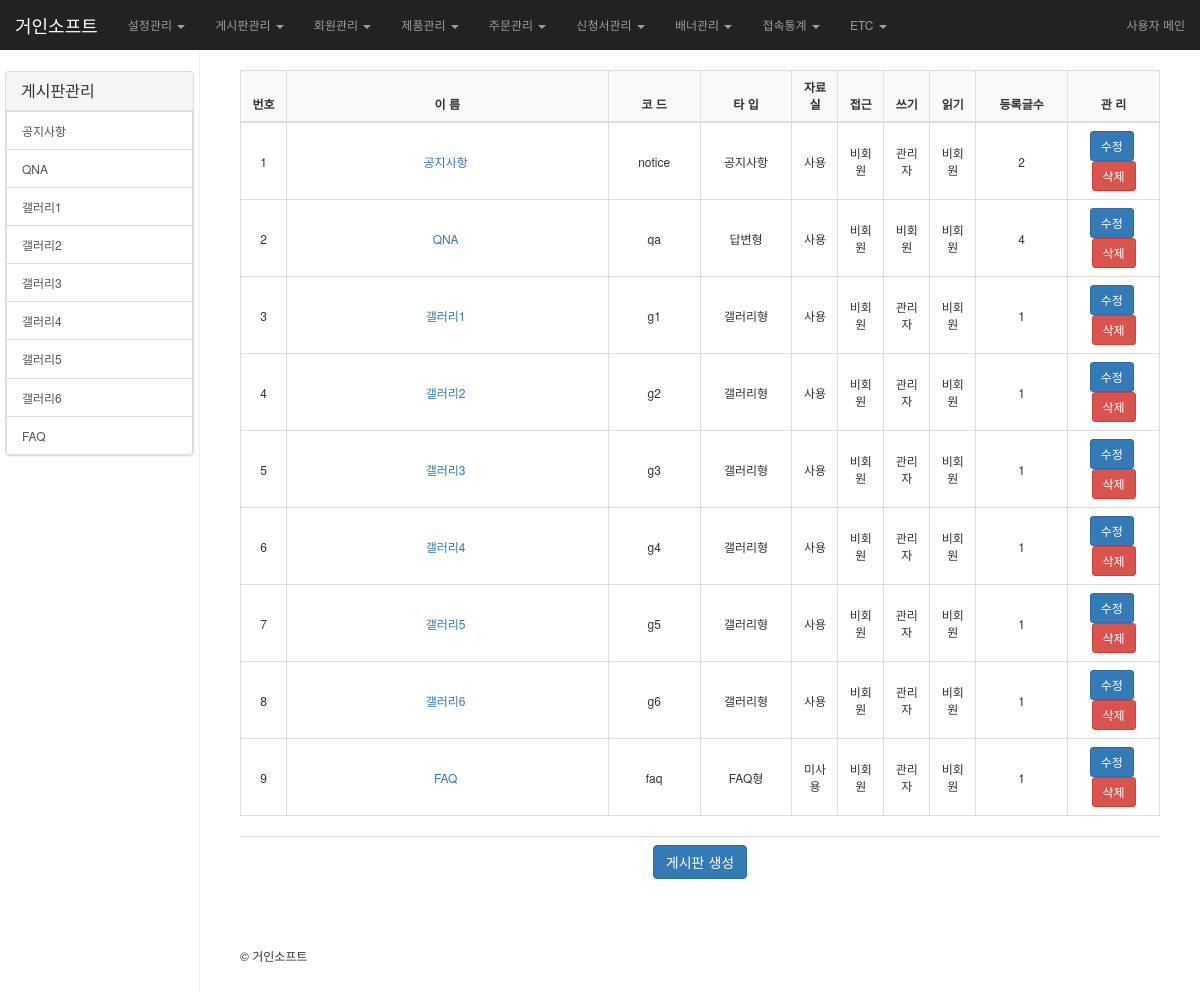
The app's page /gsadmin/bbs/bbs_admin.php (signed in) with its own data.
### tables this page shows
CREATE TABLE IF NOT EXISTS `cs_admin` (
  `idx` int(10) unsigned NOT NULL AUTO_INCREMENT,
  `admin_userid` varchar(30) NOT NULL DEFAULT '',
  `admin_passwd` varchar(30) NOT NULL DEFAULT '',
  `shop_email` varchar(200) NOT NULL DEFAULT '',
  `shop_name` varchar(100) NOT NULL DEFAULT '',
  `shop_domain` varchar(200) NOT NULL DEFAULT '',
  `shop_ceo` varchar(30) NOT NULL DEFAULT '',
  `shop_num` varchar(30) NOT NULL DEFAULT '',
  `shop_tel` varchar(30) NOT NULL,
  `shop_tel2` varchar(30) NOT NULL DEFAULT '',
  `shop_fax` varchar(30) NOT NULL DEFAULT '',
  `shop_phone` varchar(30) NOT NULL DEFAULT '',
  `shop_address` varchar(200) NOT NULL DEFAULT '',
  `shop_license` varchar(100) NOT NULL,
  `pg_company` varchar(30) NOT NULL DEFAULT '',
  `pg_id` varchar(30) NOT NULL DEFAULT '',
  `bank_0_1` varchar(20) NOT NULL DEFAULT '',
  `bank_0_2` varchar(20) NOT NULL DEFAULT '',
  `bank_0_3` varchar(20) NOT NULL DEFAULT '',
  `bank_1_1` varchar(20) NOT NULL DEFAULT '',
  `bank_1_2` varchar(20) NOT NULL DEFAULT '',
  `bank_1_3` varchar(20) NOT NULL DEFAULT '',
  `bank_2_1` varchar(20) NOT NULL DEFAULT '',
  `bank_2_2` varchar(20) NOT NULL DEFAULT '',
  `bank_2_3` varchar(20) NOT NULL DEFAULT '',
  `bank_3_1` varchar(20) NOT NULL DEFAULT '',
  `bank_3_2` varchar(20) NOT NULL DEFAULT '',
  `bank_3_3` varchar(20) NOT NULL DEFAULT '',
  `bank_4_1` varchar(20) NOT NULL DEFAULT '',
  `bank_4_2` varchar(20) NOT NULL DEFAULT '',
  `bank_4_3` varchar(20) NOT NULL DEFAULT '',
  `bank_5_1` varchar(20) NOT NULL DEFAULT '',
  `bank_5_2` varchar(20) NOT NULL DEFAULT '',
  `bank_5_3` varchar(20) NOT NULL DEFAULT '',
  `bank_6_1` varchar(20) NOT NULL DEFAULT '',
  `bank_6_2` varchar(20) NOT NULL DEFAULT '',
  `bank_6_3` varchar(20) NOT NULL DEFAULT '',
  `bank_7_1` varchar(20) NOT NULL DEFAULT '',
  `bank_7_2` varchar(20) NOT NULL DEFAULT '',
  `bank_7_3` varchar(20) NOT NULL DEFAULT '',
  `bank_8_1` varchar(20) NOT NULL DEFAULT '',
  `bank_8_2` varchar(20) NOT NULL DEFAULT '',
  `bank_8_3` varchar(20) NOT NULL DEFAULT '',
  `bank_9_1` varchar(20) NOT NULL DEFAULT '',
  `bank_9_2` varchar(20) NOT NULL DEFAULT '',
  `bank_9_3` varchar(20) NOT NULL DEFAULT '',
  `express_check` tinyint(3) unsigned NOT NULL DEFAULT '0',
  `express_money` int(11) unsigned NOT NULL DEFAULT '0',
  `express_box_money` int(11) unsigned NOT NULL DEFAULT '0',
  `express_free` int(11) unsigned NOT NULL DEFAULT '0',
  `point_basic` float NOT NULL DEFAULT '0',
  `point_register` int(11) unsigned NOT NULL DEFAULT '0',
  `point_use` int(11) unsigned NOT NULL DEFAULT '0',
  `member_check` tinyint(3) unsigned NOT NULL DEFAULT '0',
  `member_invite` int(11) unsigned NOT NULL DEFAULT '0',
  `member_register` int(11) unsigned NOT NULL DEFAULT '0',
  PRIMARY KEY (`idx`)
);

CREATE TABLE IF NOT EXISTS `cs_bbs` (
  `idx` int(10) unsigned NOT NULL AUTO_INCREMENT,
  `name` varchar(50) NOT NULL DEFAULT '',
  `code` varchar(20) NOT NULL DEFAULT '',
  `bbs_type` tinyint(3) unsigned NOT NULL DEFAULT '0',
  `bbs_cate` tinyint(3) NOT NULL,
  `bbs_pds` tinyint(3) unsigned NOT NULL DEFAULT '0',
  `bbs_pds_ea` int(11) NOT NULL DEFAULT '0',
  `bbs_coment` tinyint(3) unsigned NOT NULL DEFAULT '0',
  `bbs_access` tinyint(3) unsigned NOT NULL DEFAULT '0',
  `bbs_read` tinyint(3) unsigned NOT NULL DEFAULT '0',
  `bbs_write` tinyint(3) unsigned NOT NULL DEFAULT '0',
  `list_width` int(10) unsigned NOT NULL DEFAULT '0',
  `list_height` int(10) unsigned NOT NULL DEFAULT '0',
  `list_page` int(10) unsigned NOT NULL DEFAULT '0',
  `new_check` tinyint(3) unsigned NOT NULL DEFAULT '0',
  `new_mark` int(10) unsigned NOT NULL DEFAULT '0',
  `cool_check` tinyint(3) unsigned NOT NULL DEFAULT '0',
  `cool_mark` int(10) unsigned NOT NULL DEFAULT '0',
  `title_line` varchar(10) NOT NULL DEFAULT '',
  `title_bg` varchar(10) NOT NULL DEFAULT '',
  `title_color` varchar(10) NOT NULL DEFAULT '',
  `gubun_line` varchar(10) NOT NULL DEFAULT '',
  `mouse_over` varchar(10) NOT NULL DEFAULT '',
  `view` tinyint(3) unsigned NOT NULL DEFAULT '0',
  `list_line1` varchar(10) NOT NULL DEFAULT '',
  `list_line2` varchar(10) NOT NULL DEFAULT '',
  `header` text NOT NULL,
  `footer` text NOT NULL,
  `skin` varchar(30) NOT NULL DEFAULT '',
  `memo` text NOT NULL,
  `nospam` tinyint(3) unsigned NOT NULL DEFAULT '0',
  `create_date` datetime NOT NULL DEFAULT '0000-00-00 00:00:00',
  `bbs_secret` tinyint(3) unsigned NOT NULL DEFAULT '0',
  `editor` char(2) DEFAULT NULL,
  PRIMARY KEY (`idx`)
);

### config.php (called while the page is built, shortened)
<?
$DB_HOST="localhost";
$DB_USER="giant_makehome2";
$DB_PWD="epah8721";
$DB_NAME="giant_makehome2";
?>

### lib/basic_class.php (called while the page is built, shortened)
<?
class dbConnect {
	var $db_host, $db_name, $db_user, $db_pwd, $db_conn;
	function dbConnect ( $db_host, $db_name, $db_user, $db_pwd) {
		$this->db_host		= $db_host;
		$this->db_name		= $db_name;
		$this->db_user		= $db_user;
		$this->db_pwd		= $db_pwd;
		$this->db_conn = @mysql_connect( $this->db_host, $this->db_user, $this->db_pwd) or die("데이타 베이스에 접속이 불가능합니다.");
	}
	function result ( $sql ) {
		$sql				= trim( $sql );
		$result			= @mysql_query( $sql, $this->db_conn ) or die($sql);
		return $result;
	}
	function select ( $table, $where, $field = "*" ) {
		$sql				= "Select $field from $table $where";
		$result			= $this->result( $sql );
		return $result;
	}
	function object ( $table, $where, $field = "*" ) {
		$sql				= "Select $field from $table $where";
		$result			= $this->result( $sql );
		$row			= @mysql_fetch_object($result);
		return $row;
	}
	function cnt ( $table, $where) {
		$sql				= "Select count(idx) from $table $where";
		$result			= $this->result( $sql );
		$row			=  @mysql_fetch_row($result);
		if( $row[0] ) { return $row[0]; } else { return 0;}
	}
}
?>

### common.php (called while the page is built, shortened)
<?
	@include($_SERVER['DOCUMENT_ROOT']."/config.php");
	@include($_SERVER['DOCUMENT_ROOT'].'/lib/basic_class.php');
	$db = new dbConnect($DB_HOST, $DB_NAME, $DB_USER, $DB_PWD);
?>

### gsadmin/bbs/bbs_admin.php (the view, shortened to what this page needs)
<?
$mod	= "bbs";
include("../header.php");
?>
<table class="table table-bordered">
	<colgroup>
		<col width="5%">
		<col width="*%">
		<col width="10%">
		<col width="10%">
		<col width="5%">
		<col width="5%">
		<col width="5%">
		<col width="5%">
		<col width="10%">
		<col width="10%">
	</colgroup>
	<thead>
		<tr>
			<th>번호</th>
			<th>이 름</th>
			<th>코 드</th>
			<th>타 입</th>
			<th>자료실</th>
			<th>접근</th>
			<th>쓰기</th>
			<th>읽기</th>
			<th>등록글수</th>
			<th>관 리</th>
		</tr>
		</thead>
		<tbody>
	<?
	$i=0;
	$result = $db->select("cs_bbs", "order by idx asc, code asc");
	while( $row = mysql_fetch_object( $result)) {
		$i++;
		if( $row->bbs_type == 1 ) { $type = "답변형"; } else if( $row->bbs_type == 2 ) { $type = "공지사항"; }	else if( $row->bbs_type == 3 ) {	$type = "갤러리형"; } else if( $row->bbs_type == 4 ) {	$type = "FAQ형"; }
		if( $row->bbs_pds ) {	$pds_check = "사용"; } else { $pds_check = "미사용"; }
		if( $row->bbs_access == 0 ) { $access_check = "비회원"; }	else if( $row->bbs_access == 1 ) { $access_check = "회원"; }
		if( $row->bbs_write == 0 ) {	$write_check = "비회원"; }	else if( $row->bbs_write == 1 ) { $write_check = "회원"; }else if( $row->bbs_write == 9 ) { $write_check = "관리자"; }
		if( $row->bbs_read == 0 ) { $read_check = "비회원"; } else if( $row->bbs_read == 1 ) { $read_check = "회원"; }
		$list_cnt_value = $db->cnt("cs_bbs_data", "where code = '$row->code'");
		if($db->cnt("cs_bbs_data", "where code = '$row->code' and TO_DAYS(reg_date)=TO_DAYS(NOW())")) {
			$new_list_img = "<span class='label label-danger'>New</span>" ;
		} else {
			$new_list_img="";
		}
	?>
	<tr>
		<td class="text-center"><?=$i;?></td>
		<td class="text-center"><a href="bbs_list.php?code=<?=$row->code;?>"><?=$row->name;?></a>&nbsp;<?=$new_list_img;?></td>
		<td class="text-center"><?=$row->code;?></td>
		<td class="text-center"><?=$type;?></td>
		<td class="text-center"><?=$pds_check;?></td>
		<td class="text-center"><?=$access_check;?></td>
		<td class="text-center"><?=$write_check;?></td>
		<td class="text-center"><?=$read_check;?></td>
		<td class="text-center"><?=$list_cnt_value;?></td>
		<td class="text-center">
			<a href="javascript:bbsEdit(<?=$row->idx;?>);"class="btn btn-primary btn-sm">수정</a>&nbsp;
			<a href="javascript:bbsDel(<?=$row->idx;?>);" class="btn btn-danger btn-sm">삭제</a>
		</td>
	</tr>
	<?}?>
	</tbody>
</table>
<table class="table">
	<tr>
		<td class="text-center"><a href="bbs_admin_reg.php" class="btn btn-primary btn-large">게시판 생성</a></td>
	</tr>
</table>
<? include('../footer.php');?>

### gsadmin/header.php (shortened to what this page needs)
<?
include $_SERVER['DOCUMENT_ROOT']."/common.php";
$site_url		= "http://" . $_SERVER['HTTP_HOST'];
$admin_stat = $db->object("cs_admin","");
?>
<!DOCTYPE html>
<html lang="en">
  <head>
    <link href="<?=$site_url?>/gsadmin/css/bootstrap.min.css" rel="stylesheet">
    <link href="<?=$site_url?>/gsadmin/css/skin/dashboard.css" rel="stylesheet">
	<link rel="stylesheet" type="text/css" media="screen" href="<?=$site_url?>/gsadmin/calendar/css/bootstrap-datetimepicker.min.css" />
  </head>
  <body>
<nav class="navbar navbar-inverse navbar-fixed-top" role="navigation">
      <div class="container-fluid">
        <div class="navbar-header">
          <a class="navbar-brand" href="#"><font color=white><?=$admin_stat->shop_name;?></font></a>
        </div>
        <div id="navbar" class="navbar-collapse collapse">
          <ul class="nav navbar-nav navbar-right">
            <li><a href="/" class="navbar-link" target="_blank">사용자 메인</a></li>
          </ul>
          <ul class="nav navbar-nav navbar-left">
			<li class="dropdown">
				<a href="#" class="dropdown-toggle" data-toggle="dropdown" role="button" aria-expanded="false">설정관리 <span class="caret"></span></a>
			</li>
			<li class="dropdown">
				<a href="#" class="dropdown-toggle" data-toggle="dropdown" role="button" aria-expanded="false">게시판관리 <span class="caret"></span></a>
			</li>
			<li class="dropdown">
				<a href="#" class="dropdown-toggle" data-toggle="dropdown" role="button" aria-expanded="false">회원관리 <span class="caret"></span></a>
			</li>
			<li class="dropdown">
				<a href="#" class="dropdown-toggle" data-toggle="dropdown" role="button" aria-expanded="false">제품관리 <span class="caret"></span></a>
			</li>
			<li class="dropdown">
				<a href="#" class="dropdown-toggle" data-toggle="dropdown" role="button" aria-expanded="false">주문관리 <span class="caret"></span></a>
			</li>
			<li class="dropdown">
				<a href="#" class="dropdown-toggle" data-toggle="dropdown" role="button" aria-expanded="false">신청서관리 <span class="caret"></span></a>
			</li>
			<li class="dropdown">
				<a href="#" class="dropdown-toggle" data-toggle="dropdown" role="button" aria-expanded="false">배너관리 <span class="caret"></span></a>
			</li>
			<li class="dropdown">
				<a href="#" class="dropdown-toggle" data-toggle="dropdown" role="button" aria-expanded="false">접속통계 <span class="caret"></span></a>
			</li>
			 <li class="dropdown">
				<a href="#" class="dropdown-toggle" data-toggle="dropdown" role="button" aria-expanded="false">ETC <span class="caret"></span></a>
			 </li>
          </ul>
        </div>
      </div>
    </nav>
	<div class="col-sm-3 col-md-2 sidebar">
		<div class="row">
            <div class="panel panel-default">
				<?if( $mod == "bbs" ){?>
				<div class="panel-heading"><h3 class="panel-title">게시판관리</h3></div>
				<?
				$query = "select * from cs_bbs order by idx asc";
				$rs = mysql_query($query);
				$i=1;
				while($row = mysql_fetch_array($rs)){
				?>
					<a href="<?=$site_url?>/gsadmin/bbs/bbs_list.php?code=<?=$row[code]?>" class="list-group-item <?if($row[code]==$code){?>active<?}?>"><?=$row[name]?></a>
				<? $i++;} ?>
				<?}?>
		</div>
    </div>
 </div>
	<div class="col-sm-9 col-sm-offset-3 col-md-10 col-md-offset-2 main" >

### gsadmin/footer.php
		</div>
		<div class="col-sm-9 col-sm-offset-3 col-md-10 col-md-offset-2 main" >
			  <footer>
				<p>&copy; <?=$admin_stat->shop_name;?></p>
			  </footer>
		</div >
  </body>
</html>

### gsadmin/css/skin/dashboard.css (style rules this page uses)
body { padding-top: 50px; }
.navbar-fixed-top { border: 0; }
.sidebar { display: none; }
@media (min-width: 768px) { .sidebar { position: fixed; top: 51px; bottom: 0; left: 0; z-index: 1000; display: block; padding: 20px; overflow-x: hidden; overflow-y: auto; background-color: #fff; border-right: 1px solid #eee; } }
.main { padding: 20px; }
@media (min-width: 768px) { .main { padding-right: 40px; padding-left: 40px; } }

### records on screen
cs_admin: shop_name "거인소프트"
cs_bbs: name "공지사항", code "notice", bbs_type "공지사항", bbs_pds "사용", bbs_access "비회원", bbs_write "관리자", bbs_read "비회원", list_cnt_value "2"
cs_bbs: name "QNA", code "qa", bbs_type "답변형", bbs_pds "사용", bbs_access "비회원", bbs_write "비회원", bbs_read "비회원", list_cnt_value "4"
cs_bbs: name "갤러리1", code "g1", bbs_type "갤러리형", bbs_pds "사용", bbs_access "비회원", bbs_write "관리자", bbs_read "비회원", list_cnt_value "1"
cs_bbs: name "갤러리2", code "g2", bbs_type "갤러리형", bbs_pds "사용", bbs_access "비회원", bbs_write "관리자", bbs_read "비회원", list_cnt_value "1"
cs_bbs: name "갤러리3", code "g3", bbs_type "갤러리형", bbs_pds "사용", bbs_access "비회원", bbs_write "관리자", bbs_read "비회원", list_cnt_value "1"
cs_bbs: name "갤러리4", code "g4", bbs_type "갤러리형", bbs_pds "사용", bbs_access "비회원", bbs_write "관리자", bbs_read "비회원", list_cnt_value "1"
cs_bbs: name "갤러리5", code "g5", bbs_type "갤러리형", bbs_pds "사용", bbs_access "비회원", bbs_write "관리자", bbs_read "비회원", list_cnt_value "1"
cs_bbs: name "갤러리6", code "g6", bbs_type "갤러리형", bbs_pds "사용", bbs_access "비회원", bbs_write "관리자", bbs_read "비회원", list_cnt_value "1"
cs_bbs: name "FAQ", code "faq", bbs_type "FAQ형", bbs_pds "미사용", bbs_access "비회원", bbs_write "관리자", bbs_read "비회원", list_cnt_value "1"
